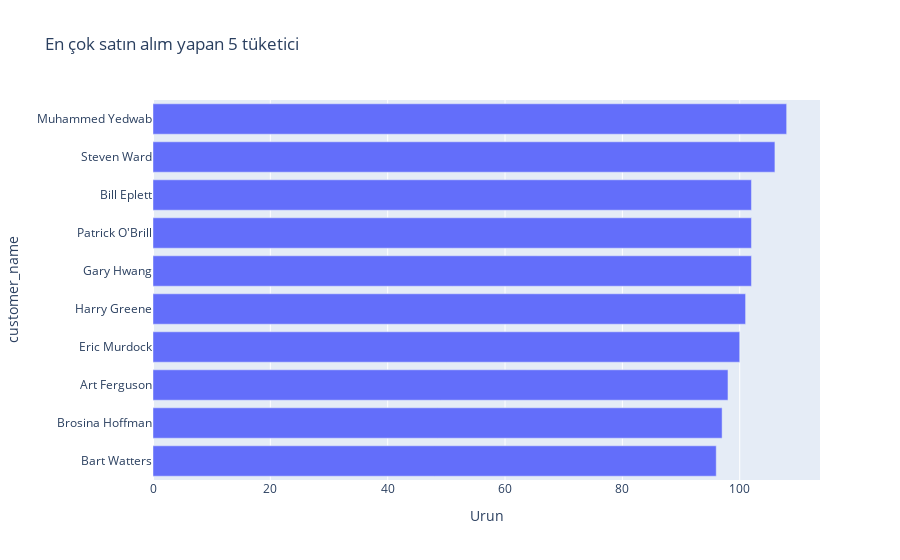

Here is the notebook cell this chart was saved with:
### Code cell
dff['customer_name']=dff['customer_name'].fillna('Tuketici bilgisi bulunamadı')
filtered_customer=pd.DataFrame()
filtered_customer=dff['customer_name'].str.split(',', expand=True).stack()
filtered_customer=filtered_customer.to_frame()
filtered_customer.columns=['customer_name']
customer=filtered_customer.groupby(['customer_name']).size().reset_index(name='Urun')
customer= customer[customer.customer_name != 'Tuketici bilgisi bulunamadı']
customer=customer.sort_values(by=['Urun'],ascending=False)
customerTop5=customer.head(10)
customerTop5=customerTop5.sort_values(by=['Urun'])
fig2=px.bar(customerTop5,x='Urun',y='customer_name',title='En çok satın alım yapan 5 tüketici')
fig2.show()

### Figure 1 — Plotly figure (JSON) as saved in the notebook; plotly's stock layout.template omitted (floating-point values rounded to 4 significant figures)
{"data": [{"alignmentgroup": "True", "hovertemplate": "Urun=%{x}<br>customer_name=%{y}<extra></extra>", "legendgroup": "", "marker": {"color": "#636efa", "pattern": {"shape": ""}}, "name": "", "offsetgroup": "", "orientation": "h", "showlegend": false, "textposition": "auto", "type": "bar", "x": [96, 97, 98, 100, 101, 102, 102, 102, 106, 108], "xaxis": "x", "y": ["Bart Watters", "Brosina Hoffman", "Art Ferguson", "Eric Murdock", "Harry Greene", "Gary Hwang", "Patrick O'Brill", "Bill Eplett", "Steven Ward", "Muhammed Yedwab"], "yaxis": "y"}], "layout": {"autosize": true, "barmode": "relative", "legend": {"tracegroupgap": 0}, "title": {"text": "En çok satın alım yapan 5 tüketici"}, "xaxis": {"anchor": "y", "autorange": true, "domain": [0, 1], "range": [0, 113.7], "title": {"text": "Urun"}, "type": "linear"}, "yaxis": {"anchor": "x", "autorange": true, "domain": [0, 1], "range": [-0.5, 9.5], "title": {"text": "customer_name"}, "type": "category"}}}
